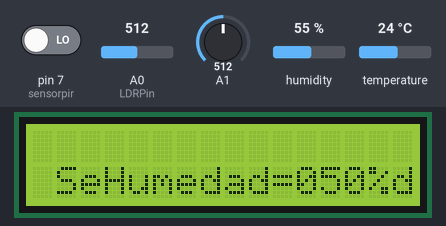
Recording of a sketch running on a simulated Arduino Uno, built with avr-gcc and run on an emulated ATmega328P. On the bench: 16×2 character LCD. Inputs (shaded band) come from the test bench; at power-on: A0 (LDRPin) = 512, pin 7 (sensorpir) LOW, humidity 55 %, temperature 24 °C, A1 = 512. The local clock reads 2024-03-15 10:24:30 at power-on unless the sketch sets it; what the sketch prints to the serial monitor is not drawn.

Above: at 1.2 s.
1.3 s: A0 (LDRPin) set to 1010
At 8.0 s:
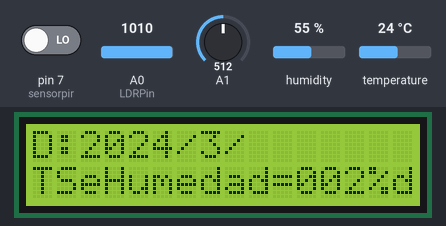
8.4 s: A0 (LDRPin) set to 992
At 13.7 s:
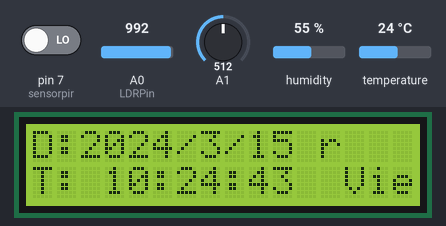
21.7 s: A0 (LDRPin) set to 1010
At 27.5 s:
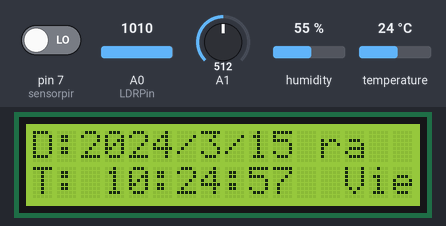
35.5 s: pin 7 (sensorpir) driven HIGH
At 49.3 s:
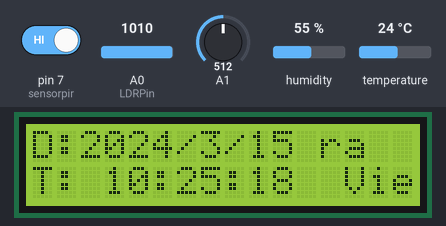
49.5 s: humidity set to 22 %
At 52.4 s:
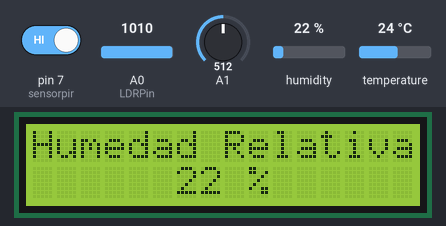
55.7 s: temperature set to 12 °C
At 62.6 s:
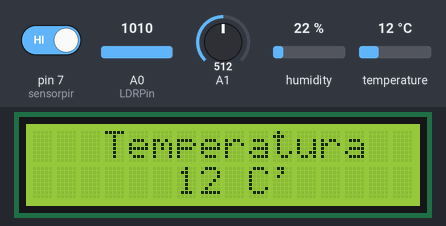
Timing chart, 0 to 64.1 s (numbered marks = the images above; inputs shaded):
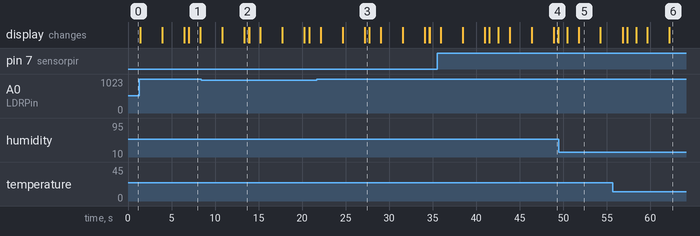

Measured:
- after the input at 1.3 s, the display: first differs from a run without the input after 5.1 s (image 1 shows a later state)
- after the input at 8.4 s, the display: first differs from a run without the input after 5.0 s (image 2)
- after the input at 21.7 s, the display: first differs from a run without the input after 5.5 s (image 3)
- what the display in image 1 shows lasts 1.3 s, from 7.0 s to 8.3 s
- what the display in image 2 shows lasts 0.5 s, from 13.4 s to 13.9 s
- what the display in image 5 shows lasts 2.5 s, from 51.8 s to 54.3 s

The sketch:

Vivero_Automatizado.ino
```cpp
/////////////WIRE/////////
#include <Wire.h>
/////////////BLUETOOTH////
#include <SoftwareSerial.h>
SoftwareSerial I2CBT(10, 11);

byte serialA;
/////////////I2C//////////
#include <LiquidCrystal_I2C.h>
LiquidCrystal_I2C lcd(0x27, 16, 2); // inicializa la interfaz I2C del LCD 16x2DD

/////////////DTH11////////
#include "DHT.h"
#define DHTPIN 9 //Conectamos el Sensor al pin digital 9
#define DHTTYPE DHT11
DHT dht(DHTPIN, DHTTYPE);

/////////////LDR////////////
const long A = 1000;     //Resistencia en oscuridad en KΩ
const int B = 15;        //Resistencia a la luz (10 Lux) en KΩ
const int Rc = 10;       //Resistencia calibracion en KΩ
const int LDRPin = A0;   //Pin del LDR

int V;
int ilum;

/////////////SENSOR DE MOVIMIENTO////////
byte sensorpir = 7;
byte alarmasensor = 13;

/////////////SENSOR DE LUZ AMBIENTAL//////
#include <BH1750.h>

BH1750 Luxometro;

uint16_t Lux_noche = 20;
uint16_t Lux_dia = 30;
int pinFoco = 13;

/////////////SENSOR DE HUMEDAD DE SUELO/////
int Humedad = 0; //Variable utilizada para calcular la humedad
int Lectura_Analogica = 0; //variable para leer el valor del pin analogico

////////////RTC//////////////
#include "RTClib.h"
RTC_DS3231 RTC;                  // inicializa el modulo RTC
int r_diaSemana;                  // almacena el resultado del dia de la semana calculado
const int regadera = 7;             // Pin 7 encargado de activar el timbre, se conecta al Rele
int segundo;
int minuto;
int hora;
int tiempo_regadera = 5000; // Tiempo continuo que dura el timbre sonando, en milisegundos 5000 = 5 segundos
/////////HORARIOS RTC////////
int h1_c1 = 7;   int m1_c1 = 30;   int s1_c1 = 0; //Entrada del Turno Mañana.
int h2_c1 = 8;   int m2_c1 = 10;  int s2_c1 = 0; //Primer cambio de Hora.
int h3_c1 = 8;   int m3_c1 = 50;  int s3_c1 = 0; //Comienzo del Primer Recreo T.Mañana.
int h4_c1 = 9;   int m4_c1 = 00;  int s4_c1 = 0; //Fin del Primer Recreo T.Mañana
int h5_c1 = 9;   int m5_c1 = 40;  int s5_c1 = 0; //Segundo cambio de Hora.
int h6_c1 = 10;  int m6_c1 = 20;  int s6_c1 = 0; //Comienzo del Segundo Recreo.
int h7_c1 = 10;  int m7_c1 = 30;  int s7_c1 = 0; //Fin del Primer Recreo.
int h8_c1 = 11;  int m8_c1 = 10;  int s8_c1 = 0; //Tercer cambio de Hora.
int h9_c1 = 11;  int m9_c1 = 50;  int s9_c1 = 0; //Primer Timbre de Salida.
int h10_c1 = 12; int m10_c1 = 30;  int s10_c1 = 0; //Segundo Timbre de Salida y Final del Turno Mañana.
int h11_c1 = 12; int m11_c1 = 50;  int s11_c1 = 0; //Segundo Timbre de Salida y Final del Turno Mañana.
int h12_c1 = 13; int m12_c1 = 30;  int s12_c1 = 0; //Entrada del Turno de Mañana.
int h13_c1 = 14; int m13_c1 = 10;  int s13_c1 = 0; //Primer cambio de Hora.
int h14_c1 = 14; int m14_c1 = 50;  int s14_c1 = 0; //Comienzo del Primer Recreo T.Tarde
int h15_c1 = 15; int m15_c1 = 0;   int s15_c1 = 0; //Fin del Primer Recreo T.Tarde.
int h16_c1 = 15; int m16_c1 = 40;  int s16_c1 = 0; //Segundo Cambio de Hora.
int h17_c1 = 16; int m17_c1 = 20;  int s17_c1 = 0; //Comienzo del Segundo Recreo T.Tarde.
int h18_c1 = 16; int m18_c1 = 30;  int s18_c1 = 0; //Fin del Segundo Recreo T.Tarde.
int h19_c1 = 17; int m19_c1 = 10;  int s19_c1 = 0; //Tercer Cambio de Hora.
int h20_c1 = 17; int m20_c1 = 50;  int s20_c1 = 0; //Primer Timbre de Salida.
int h21_c1 = 18; int m21_c1 = 30;  int s21_c1 = 0; //Segundo Timbre de Salida y Final del Turno Tarde.
//////////////FIN////////////////

void setup() {
  //////////RTC////////////
   pinMode(regadera, OUTPUT);                    // Configura como salida el pin 7
 Wire.begin();
 RTC.begin();                                // Inicia la comunicaci¢n con el RTC

 if (RTC.lostPower()) { //En caso de que el programa se apague o haya corte de luz esto volvera a colocarse en su horario correspondiente.
    Serial.println("EL RTC perdió potencia, vamos a configurar el tiempo!");
    // following line sets the RTC to the date & time this sketch was compile
 RTC.adjust(DateTime(__DATE__, __TIME__)); // Lee la fecha y hora del PC (Solo en la primera carga)
                                             // el anterior se usa solo en la configuracion inicial luego se pone como comentario
                                             // y se vuelve a cargar el programa sin esa linea.
 }

  //////////LCD I2C/////////
  Serial.begin(9600);                         // Establece la velocidad de datos del puerto serie a 9600
  lcd.init();
  lcd.backlight();                            // Coloca luz de fondo al LCD
  lcd.clear();                                // Borra el  LCD

  //////////Bluetooth//////
  Serial.begin(9600);      //Inicia la velocidad en 9600 baudios

  //////////DHT11/////////
  dht.begin();

  /////////SENSOR MOVIMIENTO//////////
  pinMode(sensorpir, INPUT);
  pinMode(alarmasensor, OUTPUT);
}

void loop() {
  /////////SENSOR DE MOVIMIENTO//////////
  if (digitalRead(sensorpir) == HIGH)
  {
    Serial.println("¡Se ha detectado movimientos!");
    digitalWrite(alarmasensor, HIGH);
    delay(1000);
    digitalWrite(alarmasensor, LOW);
  }
  /////////SENSOR DE HUMEDAD SUELO//////////
    char buffer[10];//Variable para crear una cadena
  Lectura_Analogica = analogRead(A0);//Leer el valor del potenciometro
  Humedad = map(Lectura_Analogica, 0, 1023, 100, 0);//Escala para utilizarlo con el servo
  //Mostrar mensajes en la LCD
  lcd.setCursor(1, 1); //posicionar el cursor fila 1 columna 1
  lcd.print("Sensor de humedad");
  lcd.setCursor(3, 2); //posicionar el cursor fila 2 columna 3
  lcd.print("Humedad=");
  sprintf(buffer,"%03d",Humedad);//crear una cadena para mostrar siempre 3 digitos
  lcd.print(buffer);//Mostrar el % de humedad
  lcd.print("%");
  delay(250);//Esperar 250 ms
  ///////////LDR////////////
     V = analogRead(LDRPin);

   //ilum = ((long)(1024-V)*A*10)/((long)B*Rc*V);  //usar si LDR entre GND y A0
   ilum = ((long)V*A*10)/((long)B*Rc*(1024-V));    //usar si LDR entre A0 y Vcc (como en el esquema anterior)

   Serial.println(ilum);
   delay(1000);

   ///////////////DHT11/////////////
int h = dht.readHumidity();    // Lee la humedad
int t= dht.readTemperature();

lcd.clear();//Elimina todos los simbolos del LCD
lcd.setCursor(0,0);//Posiciona la primera letra despues del segmento 5 en linea 1
lcd.print("Humedad Relativa ");
lcd.setCursor(6,1);
lcd.print(h);//Escribe la humedad
lcd.print(" %");
delay (2500);
///////////////////////////////////////////////////
lcd.clear();
lcd.setCursor(3,0);
lcd.print("Temperatura ");
lcd.setCursor(6,1);
lcd.print(t);//Escribe la temperatura
lcd.print(" C'");
delay (2500);

/////////////RTC/////////////
DateTime now = RTC.now();          // Obtiene la fecha y hora del RTC

 int contacto1 = analogRead(A0);    //Lee el valor de los contactos para escoger el horario
 int contacto4 = analogRead(A1);    // contacto que activa o desactiva los fines de semana

 Serial.print(now.year(), DEC);  // A§o
 Serial.print('/');
 Serial.print(now.month(), DEC); // Mes
 Serial.print('/');
 Serial.print(now.day(), DEC);   // Dia
 Serial.print(' ');
 Serial.print(now.hour(), DEC);  // Horas
 Serial.print(':');
 Serial.print(now.minute(), DEC); // Minutos
 Serial.print(':');
 Serial.print(now.second(), DEC); // Segundos
 Serial.println();
 lcd.setCursor(0,0);
 lcd.print("D:");
 lcd.print(now.year(), DEC);
 lcd.print("/");
 lcd.print(now.month(), DEC);
 lcd.print("/");
 lcd.print(now.day(), DEC);
 lcd.print(" ");
 lcd.setCursor(0,1);
 lcd.print("T: ");
 lcd.print(now.hour(), DEC);
 lcd.print(":");
 lcd.print(now.minute(), DEC);
 lcd.print(":");
 lcd.print(now.second(), DEC);
 segundo=now.second();
 minuto=now.minute();
 hora=now.hour();
 //////////////
 int r_diaSemana=dia_de_semana();   // llama a la funcion que calcula el dia de la semana y lo almacena en r_diaSemana

 if ((r_diaSemana == 6 || r_diaSemana == 0)&&(contacto4 <= 1000)){  // si el contacto4 de Fin de semana esta apagado y es fin de semana no hace nada
 }
 else {
   if (contacto1 <= 1000)   // Si el contacto 1 esta activo (Horario 1)
     horario_1();           // llama a la funcion que activa el horario 1

 }

 digitalWrite(regadera, HIGH);     // apaga el timbre
 delay(500);                    // La informaci¢n se actualiza cada 1/2 seg.
 lcd.setCursor(9,0);            // Borra parte de la pantalla del LCD
 lcd.print("                ");
 lcd.setCursor(8,1);
 lcd.print("                ");
}


  //////////////////////////////// Fin del void loop(), inician las Funciones (RTC/////////////////////////
  void activar_regadera(){
    digitalWrite(regadera, LOW);
    lcd.setCursor(0,0);
    lcd.print("REGADERA ON ");
    Serial.println("REGADERA ON");
    delay(tiempo_regadera);
}
/////////////////////////////// Calcula el dia de la Semana //////////////////////////////////
int dia_de_semana(){
 // Encuentar el dia de la semana de una fecha
 int n_dia;
 int r_dia;
 int n_mes;
 int t_mes;
 int n_anno;
 int d_anno;
 int t_siglo=6;

 DateTime now = RTC.now(); //fecha y hora del RTC
 lcd.setCursor(13,1);

 n_anno=(now.year()-2000);
 d_anno=n_anno/4;
 n_dia=now.day();
 n_mes=now.month();

 switch (n_mes) {
    case 1:
      t_mes=0;
      break;
    case 2:
      t_mes=3;
      break;
    case 3:
      t_mes=3;
      break;
    case 4:
      t_mes=6;
      break;
    case 5:
      t_mes=1;
      break;
    case 6:
      t_mes=4;
      break;
    case 7:
      t_mes=6;
      break;
    case 8:
      t_mes=2;
      break;
    case 9:
      t_mes=5;
      break;
    case 10:
      t_mes=0;
      break;
    case 11:
      t_mes=3;
      break;
    case 12:
      t_mes=5;
      break;
    default:
      t_mes=t_mes;
    break;
 }

 r_dia=n_dia+t_mes+n_anno+d_anno+t_siglo;
 r_dia = r_dia % 7;

 switch (r_dia) {
    case 1:
       lcd.print("Lun");
        Serial.print(" Lun ");
      break;
      case 2:
       lcd.print("Mar");
       Serial.println(" Mar ");
      break;
      case 3:
       lcd.print("Mie");
       Serial.print(" Mie ");
      break;
      case 4:
       lcd.print("Jue");
       Serial.print(" Jue ");
      break;
      case 5:
       lcd.print("Vie");
       Serial.print(" Vie ");
      break;
      case 6:
       lcd.print("Sab");
       Serial.print(" Sab ");
      break;
      case 0:
       lcd.print("Dom");
       Serial.print(" Dom ");
      break;
      default:
       lcd.print("---");
       Serial.print(" ---");
      break;
 }
 return r_dia;
}

/////////////////////Condicional del Horario 1  //////////////////////////////////
void horario_1(){
   lcd.setCursor(13,0);
   lcd.print(" ");
   Serial.print("Horario_1 ");
   if ((hora==h1_c1) && (minuto==m1_c1) && (segundo==s1_c1))  activar_regadera();
   if ((hora==h2_c1) && (minuto==m2_c1) && (segundo==s2_c1))  activar_regadera();
   if ((hora==h3_c1) && (minuto==m3_c1) && (segundo==s3_c1))  activar_regadera();
   if ((hora==h4_c1) && (minuto==m4_c1) && (segundo==s4_c1))  activar_regadera();
   if ((hora==h5_c1) && (minuto==m5_c1) && (segundo==s5_c1))  activar_regadera();
   if ((hora==h6_c1) && (minuto==m6_c1) && (segundo==s6_c1))  activar_regadera();
   if ((hora==h7_c1) && (minuto==m7_c1) && (segundo==s7_c1))  activar_regadera();
   if ((hora==h8_c1) && (minuto==m8_c1) && (segundo==s8_c1))  activar_regadera();
   if ((hora==h9_c1) && (minuto==m9_c1) && (segundo==s9_c1))  activar_regadera();
   if ((hora==h10_c1) && (minuto==m10_c1) && (segundo==s10_c1))  activar_regadera();
   if ((hora==h11_c1) && (minuto==m11_c1) && (segundo==s11_c1))  activar_regadera();
   if ((hora==h12_c1) && (minuto==m12_c1) && (segundo==s12_c1))  activar_regadera();
   if ((hora==h13_c1) && (minuto==m13_c1) && (segundo==s13_c1))  activar_regadera();
   if ((hora==h14_c1) && (minuto==m14_c1) && (segundo==s14_c1))  activar_regadera();
   if ((hora==h15_c1) && (minuto==m15_c1) && (segundo==s15_c1))  activar_regadera();
   if ((hora==h16_c1) && (minuto==m16_c1) && (segundo==s16_c1))  activar_regadera();
   if ((hora==h17_c1) && (minuto==m17_c1) && (segundo==s17_c1))  activar_regadera();
   if ((hora==h18_c1) && (minuto==m18_c1) && (segundo==s18_c1))  activar_regadera();
   if ((hora==h19_c1) && (minuto==m19_c1) && (segundo==s19_c1))  activar_regadera();
   if ((hora==h20_c1) && (minuto==m20_c1) && (segundo==s20_c1))  activar_regadera();
   if ((hora==h21_c1) && (minuto==m21_c1) && (segundo==s21_c1))  activar_regadera();
  }
```
